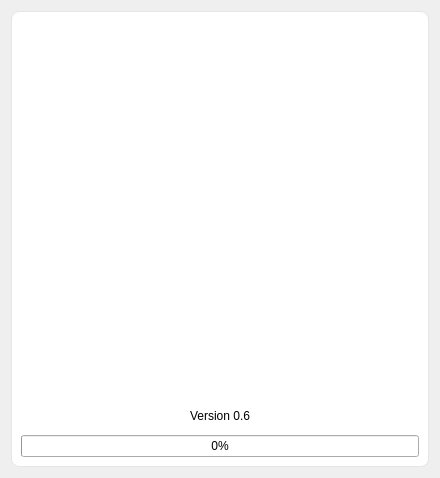
<?xml version="1.0" encoding="UTF-8"?>
<ui version="4.0">
 <class>Form</class>
 <widget class="QWidget" name="Form">
  <property name="windowModality">
   <enum>Qt::WindowModal</enum>
  </property>
  <property name="geometry">
   <rect>
    <x>0</x>
    <y>0</y>
    <width>440</width>
    <height>478</height>
   </rect>
  </property>
  <property name="windowTitle">
   <string>Form</string>
  </property>
  <property name="styleSheet">
   <string notr="true">.QFrame {
	background-color: rgb(255, 255, 255);
	border: 1px solid rgb(230, 230, 230);
	border-radius: 8px;
}</string>
  </property>
  <layout class="QVBoxLayout" name="verticalLayout">
   <item>
    <widget class="QFrame" name="frame">
     <property name="frameShape">
      <enum>QFrame::NoFrame</enum>
     </property>
     <property name="frameShadow">
      <enum>QFrame::Plain</enum>
     </property>
     <layout class="QVBoxLayout" name="verticalLayout_2">
      <item>
       <layout class="QHBoxLayout" name="horizontalLayout">
        <item>
         <widget class="QLabel" name="label">
          <property name="minimumSize">
           <size>
            <width>300</width>
            <height>376</height>
           </size>
          </property>
          <property name="maximumSize">
           <size>
            <width>300</width>
            <height>376</height>
           </size>
          </property>
          <property name="text">
           <string/>
          </property>
          <property name="pixmap">
           <pixmap resource="../../data/resources/resources.qrc">:/icons/title.png</pixmap>
          </property>
          <property name="scaledContents">
           <bool>true</bool>
          </property>
          <property name="alignment">
           <set>Qt::AlignCenter</set>
          </property>
         </widget>
        </item>
       </layout>
      </item>
      <item>
       <widget class="QLabel" name="version_label">
        <property name="text">
         <string>Version 0.6</string>
        </property>
        <property name="textFormat">
         <enum>Qt::AutoText</enum>
        </property>
        <property name="scaledContents">
         <bool>false</bool>
        </property>
        <property name="alignment">
         <set>Qt::AlignCenter</set>
        </property>
       </widget>
      </item>
      <item>
       <widget class="QProgressBar" name="progress_bar">
        <property name="value">
         <number>0</number>
        </property>
       </widget>
      </item>
     </layout>
    </widget>
   </item>
  </layout>
 </widget>
 <resources>
  <include location="../../data/resources/resources.qrc"/>
  <include location="../../../../../../../../../data/resources/resources.qrc"/>
 </resources>
 <connections/>
</ui>
